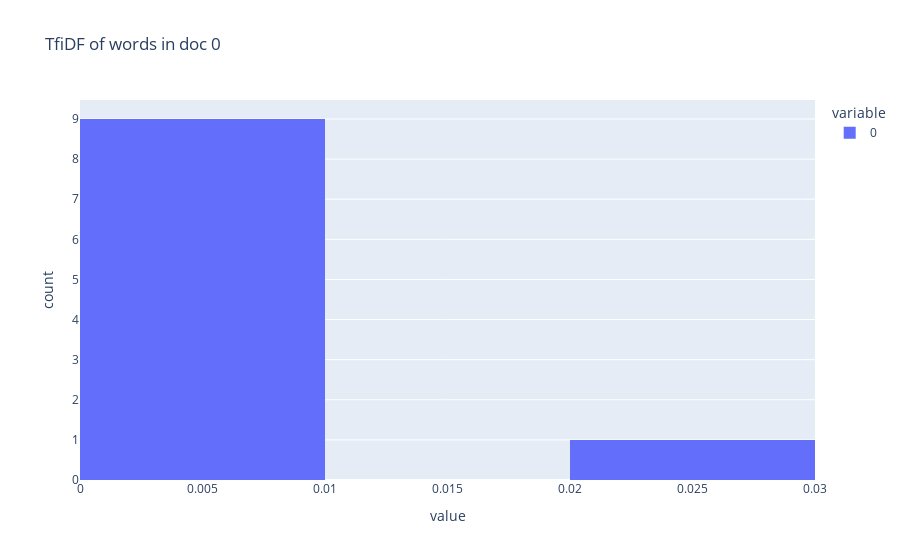

This figure's notebook cell:
### Code cell
import plotly
import plotly.express as px
import matplotlib.pyplot as plt
plotly.offline.init_notebook_mode(connected=True)

data = pd.DataFrame.from_dict(tfidf_i, orient='index')
fig = px.histogram(
                data[:10],
                title="TfiDF of words in doc 0"
        )#.update_xaxes(categoryorder="total descending")
fig.show()

### Figure 1 — Plotly figure (JSON) as saved in the notebook; plotly's stock layout.template omitted (floating-point values rounded to 4 significant figures)
{"data": [{"alignmentgroup": "True", "bingroup": "x", "hovertemplate": "variable=0<br>value=%{x}<br>count=%{y}<extra></extra>", "legendgroup": "0", "marker": {"color": "#636efa", "pattern": {"shape": ""}}, "name": "0", "offsetgroup": "0", "orientation": "v", "showlegend": true, "type": "histogram", "x": [0.002457, 0.002457, 0.002457, 0.002457, 0.004914, 0.002457, 0.009829, 0.002457, 0.02457, 0.002457], "xaxis": "x", "yaxis": "y"}], "layout": {"autosize": true, "barmode": "relative", "legend": {"title": {"text": "variable"}, "tracegroupgap": 0}, "title": {"text": "TfiDF of words in doc 0"}, "xaxis": {"anchor": "y", "autorange": true, "domain": [0, 1], "range": [8.674e-19, 0.03], "title": {"text": "value"}, "type": "linear"}, "yaxis": {"anchor": "x", "autorange": true, "domain": [0, 1], "range": [0, 9.474], "title": {"text": "count"}}}}
